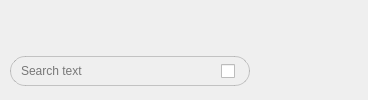
       <widget class="QFrame" name="groupBox_edit_mode">
        <property name="frameShape">
         <enum>QFrame::Shape::NoFrame</enum>
        </property>
        <property name="sizePolicy">
         <sizepolicy hsizetype="Preferred" vsizetype="Fixed">
          <horstretch>0</horstretch>
          <verstretch>0</verstretch>
         </sizepolicy>
        </property>
        <property name="minimumSize">
         <size>
          <width>0</width>
          <height>92</height>
         </size>
        </property>
        <property name="maximumSize">
         <size>
          <width>16777215</width>
          <height>118</height>
         </size>
        </property>
        <layout class="QVBoxLayout" name="gridLayout_3">
         <property name="spacing">
          <number>0</number>
         </property>
         <property name="leftMargin">
          <number>10</number>
         </property>
         <property name="topMargin">
          <number>8</number>
         </property>
         <property name="rightMargin">
          <number>10</number>
         </property>
         <property name="bottomMargin">
          <number>8</number>
         </property>
         <item>
          <widget class="QWidget" name="groupBox_edit" native="true">
           <layout class="QVBoxLayout" name="verticalLayout_edit">
            <property name="spacing">
             <number>6</number>
            </property>
            <property name="leftMargin">
             <number>0</number>
            </property>
            <property name="topMargin">
             <number>0</number>
            </property>
            <property name="rightMargin">
             <number>0</number>
            </property>
            <property name="bottomMargin">
             <number>0</number>
            </property>
            <item>
             <layout class="QHBoxLayout" name="horizontalLayout_edit_info">
              <property name="spacing">
               <number>8</number>
              </property>
              <property name="leftMargin">
               <number>0</number>
              </property>
              <property name="topMargin">
               <number>0</number>
              </property>
              <property name="rightMargin">
               <number>0</number>
              </property>
              <property name="bottomMargin">
               <number>0</number>
              </property>
              <item>
               <widget class="QLabel" name="label_editing">
                <property name="enabled">
                 <bool>true</bool>
                </property>
                <property name="text">
                 <string />
                </property>
                <property name="sizePolicy">
                 <sizepolicy hsizetype="Expanding" vsizetype="Preferred">
                  <horstretch>0</horstretch>
                  <verstretch>0</verstretch>
                 </sizepolicy>
                </property>
                <property name="minimumSize">
                 <size>
                  <width>0</width>
                  <height>32</height>
                 </size>
                </property>
                <property name="maximumSize">
                 <size>
                  <width>16777215</width>
                  <height>68</height>
                 </size>
                </property>
                <property name="wordWrap">
                 <bool>true</bool>
                </property>
               </widget>
              </item>
              <item>
               <widget class="QToolButton" name="pushButton_exit_edit">
                <property name="toolTip">
                 <string>Exit Edit text </string>
                </property>
                <property name="text">
                 <string />
                </property>
                <property name="sizePolicy">
                 <sizepolicy hsizetype="Fixed" vsizetype="Fixed">
                  <horstretch>0</horstretch>
                  <verstretch>0</verstretch>
                 </sizepolicy>
                </property>
                <property name="minimumSize">
                 <size>
                  <width>30</width>
                  <height>30</height>
                 </size>
                </property>
                <property name="maximumSize">
                 <size>
                  <width>30</width>
                  <height>30</height>
                 </size>
                </property>
                <property name="iconSize">
                 <size>
                  <width>18</width>
                  <height>18</height>
                 </size>
                </property>
                <property name="autoRaise">
                 <bool>true</bool>
                </property>
                <property name="focusPolicy">
                 <enum>Qt::FocusPolicy::StrongFocus</enum>
                </property>
               </widget>
              </item>
             </layout>
            </item>
            <item>
             <layout class="QHBoxLayout" name="horizontalLayout_edit_search">
              <property name="spacing">
               <number>4</number>
              </property>
              <property name="leftMargin">
               <number>0</number>
              </property>
              <property name="topMargin">
               <number>0</number>
              </property>
              <property name="rightMargin">
               <number>0</number>
              </property>
              <property name="bottomMargin">
               <number>0</number>
              </property>
              <item>
               <widget class="QFrame" name="editSearchBox">
                <property name="frameShape">
                 <enum>QFrame::Shape::NoFrame</enum>
                </property>
                <property name="sizePolicy">
                 <sizepolicy hsizetype="Preferred" vsizetype="Fixed">
                  <horstretch>0</horstretch>
                  <verstretch>0</verstretch>
                 </sizepolicy>
                </property>
                <property name="minimumSize">
                 <size>
                  <width>240</width>
                  <height>30</height>
                 </size>
                </property>
                <property name="maximumSize">
                 <size>
                  <width>340</width>
                  <height>30</height>
                 </size>
                </property>
                <property name="styleSheet">
                 <string notr="true">#editSearchBox { border: 1px solid rgba(127, 127, 127, 0.40); border-radius: 15px; }#editSearchBox QLineEdit { border: none; background: transparent; }</string>
                </property>
                <layout class="QHBoxLayout" name="horizontalLayout_edit_searchbox">
                 <property name="spacing">
                  <number>4</number>
                 </property>
                 <property name="leftMargin">
                  <number>8</number>
                 </property>
                 <property name="topMargin">
                  <number>2</number>
                 </property>
                 <property name="rightMargin">
                  <number>8</number>
                 </property>
                 <property name="bottomMargin">
                  <number>2</number>
                 </property>
                 <item>
                  <widget class="QLineEdit" name="lineEdit_edit_search">
                   <property name="toolTip">
                    <string>Search for text</string>
                   </property>
                   <property name="sizePolicy">
                    <sizepolicy hsizetype="Expanding" vsizetype="Fixed">
                     <horstretch>0</horstretch>
                     <verstretch>0</verstretch>
                    </sizepolicy>
                   </property>
                   <property name="minimumSize">
                    <size>
                     <width>120</width>
                     <height>22</height>
                    </size>
                   </property>
                   <property name="clearButtonEnabled">
                    <bool>true</bool>
                   </property>
                   <property name="placeholderText">
                    <string>Search text</string>
                   </property>
                  </widget>
                 </item>
                 <item>
                  <widget class="QLabel" name="label_edit_case_sensitive">
                   <property name="toolTip">
                    <string>Search text. Case sensitive</string>
                   </property>
                   <property name="autoFillBackground">
                    <bool>false</bool>
                   </property>
                   <property name="text">
                    <string />
                   </property>
                   <property name="wordWrap">
                    <bool>true</bool>
                   </property>
                   <property name="sizePolicy">
                    <sizepolicy hsizetype="Fixed" vsizetype="Fixed">
                     <horstretch>0</horstretch>
                     <verstretch>0</verstretch>
                    </sizepolicy>
                   </property>
                   <property name="minimumSize">
                    <size>
                     <width>20</width>
                     <height>20</height>
                    </size>
                   </property>
                   <property name="maximumSize">
                    <size>
                     <width>20</width>
                     <height>20</height>
                    </size>
                   </property>
                   <property name="alignment">
                    <set>Qt::AlignmentFlag::AlignCenter</set>
                   </property>
                  </widget>
                 </item>
                 <item>
                  <widget class="QCheckBox" name="checkBox_edit_case_sensitive">
                   <property name="toolTip">
                    <string>search case sensitive</string>
                   </property>
                   <property name="text">
                    <string />
                   </property>
                   <property name="sizePolicy">
                    <sizepolicy hsizetype="Fixed" vsizetype="Fixed">
                     <horstretch>0</horstretch>
                     <verstretch>0</verstretch>
                    </sizepolicy>
                   </property>
                   <property name="minimumSize">
                    <size>
                     <width>20</width>
                     <height>20</height>
                    </size>
                   </property>
                   <property name="maximumSize">
                    <size>
                     <width>20</width>
                     <height>20</height>
                    </size>
                   </property>
                  </widget>
                 </item>
                </layout>
               </widget>
              </item>
              <item>
               <widget class="QToolButton" name="pushButton_edit_prev">
                <property name="toolTip">
                 <string>Previous</string>
                </property>
                <property name="text">
                 <string />
                </property>
                <property name="sizePolicy">
                 <sizepolicy hsizetype="Fixed" vsizetype="Fixed">
                  <horstretch>0</horstretch>
                  <verstretch>0</verstretch>
                 </sizepolicy>
                </property>
                <property name="minimumSize">
                 <size>
                  <width>30</width>
                  <height>30</height>
                 </size>
                </property>
                <property name="maximumSize">
                 <size>
                  <width>30</width>
                  <height>30</height>
                 </size>
                </property>
                <property name="iconSize">
                 <size>
                  <width>18</width>
                  <height>18</height>
                 </size>
                </property>
                <property name="autoRaise">
                 <bool>true</bool>
                </property>
                <property name="focusPolicy">
                 <enum>Qt::FocusPolicy::StrongFocus</enum>
                </property>
               </widget>
              </item>
              <item>
               <widget class="QToolButton" name="pushButton_edit_next">
                <property name="toolTip">
                 <string>Next</string>
                </property>
                <property name="text">
                 <string />
                </property>
                <property name="sizePolicy">
                 <sizepolicy hsizetype="Fixed" vsizetype="Fixed">
                  <horstretch>0</horstretch>
                  <verstretch>0</verstretch>
                 </sizepolicy>
                </property>
                <property name="minimumSize">
                 <size>
                  <width>30</width>
                  <height>30</height>
                 </size>
                </property>
                <property name="maximumSize">
                 <size>
                  <width>30</width>
                  <height>30</height>
                 </size>
                </property>
                <property name="iconSize">
                 <size>
                  <width>18</width>
                  <height>18</height>
                 </size>
                </property>
                <property name="autoRaise">
                 <bool>true</bool>
                </property>
                <property name="focusPolicy">
                 <enum>Qt::FocusPolicy::StrongFocus</enum>
                </property>
               </widget>
              </item>
              <item>
               <spacer name="horizontalSpacer_edit">
                <property name="orientation">
                 <enum>Qt::Orientation::Horizontal</enum>
                </property>
                <property name="sizeHint" stdset="0">
                 <size>
                  <width>40</width>
                  <height>16</height>
                 </size>
                </property>
               </spacer>
              </item>
             </layout>
            </item>
           </layout>
          </widget>
         </item>
        </layout>
       </widget>
